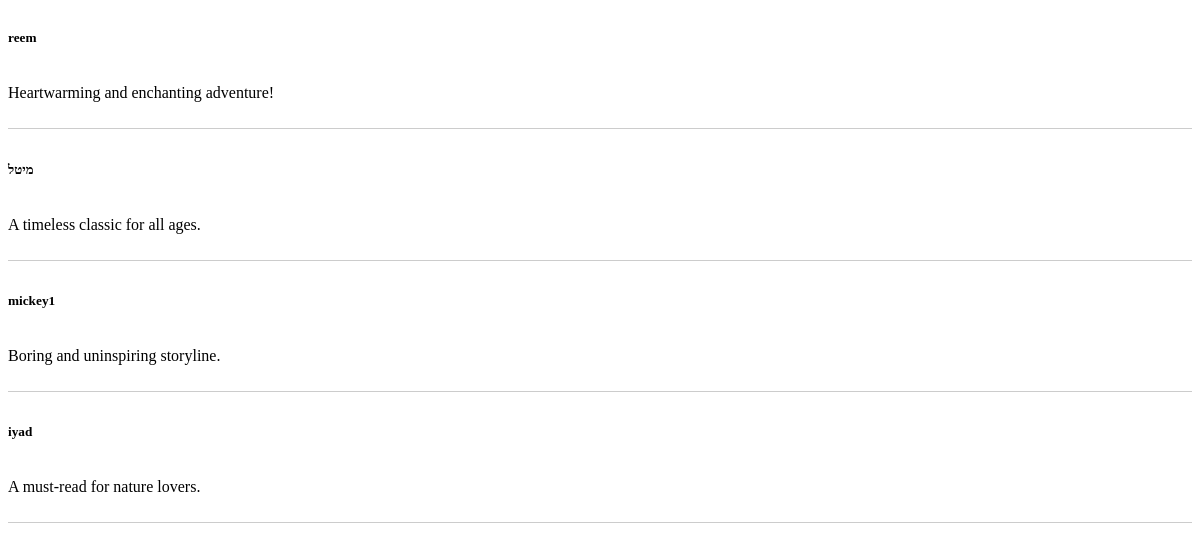
Page /Final_Project/fetch_reviews.php?product_id=2 on the committed database.
### tables this page shows
CREATE TABLE `reviews` (
  `review_id` int(11) NOT NULL,
  `product_id` int(11) DEFAULT NULL,
  `user_id` int(11) DEFAULT NULL,
  `review_text` text DEFAULT NULL,
  `review_date` timestamp NULL DEFAULT current_timestamp(),
  `rating_star` int(11) DEFAULT NULL
);

CREATE TABLE `users` (
  `id` int(11) NOT NULL,
  `user_name` varchar(255) NOT NULL,
  `password` varchar(255) NOT NULL,
  `name` varchar(255) NOT NULL,
  `mail` varchar(255) NOT NULL
);

### Final_Project/fetch_reviews.php (the view, shortened to what this page needs)
<?php
$connect = mysqli_connect("localhost", "root", "", "Book_Store");
$product_id = intval($_GET['product_id']);
$review_query = "SELECT r.review_id, r.review_text, r.rating_star, r.user_id, u.user_name FROM reviews r INNER JOIN users u ON r.user_id = u.id WHERE r.product_id = $product_id";
$review_result = mysqli_query($connect, $review_query);
$review_content = '';
while ($review_row = mysqli_fetch_array($review_result)) {
  $review_text = $review_row['review_text'];
  $rating_star = $review_row['rating_star'];
  $username = $review_row['user_name'];
  $review_content .= '<div class="review">';
  $review_content .= '<div class="review-content">';
  $review_content .= '<h5>' . $username . '</h5>';
  $review_content .= '<div class="review-details">';
  $review_content .= '<p class="review-text">' . $review_text . '</p>';
  $review_content .= '<div class="rating-stars">';
  for ($i = 1; $i <= 5; $i++) {
    if ($i <= $rating_star) {
      $review_content .= '<i class="fas fa-star filled"></i>';
    } else {
      $review_content .= '<i class="far fa-star"></i>';
    }
  }
  $review_content .= '</div>';
  $review_content .= '</div>';
  $review_content .= '</div>';
  $review_content .= '</div>';
  $review_content .= '<hr class="review-separator">';
}
echo $review_content;
?>

### Final_Project/fetch_reviews.php (style rules this page uses)
.review-separator { border: none; border-top: 1px solid #ccc; margin: 10px 0; }
.review { display: flex; align-items: center; }
.review-content { flex-grow: 1; }
.review-details { display: flex; align-items: center; }

### rows in the picture
reviews: user.user_name "reem", review_text "Heartwarming and enchanting adventure!"
reviews: user.user_name "מיטל", review_text "A timeless classic for all ages."
reviews: user.user_name "mickey1", review_text "Boring and uninspiring storyline."
reviews: user.user_name "iyad", review_text "A must-read for nature lovers."
